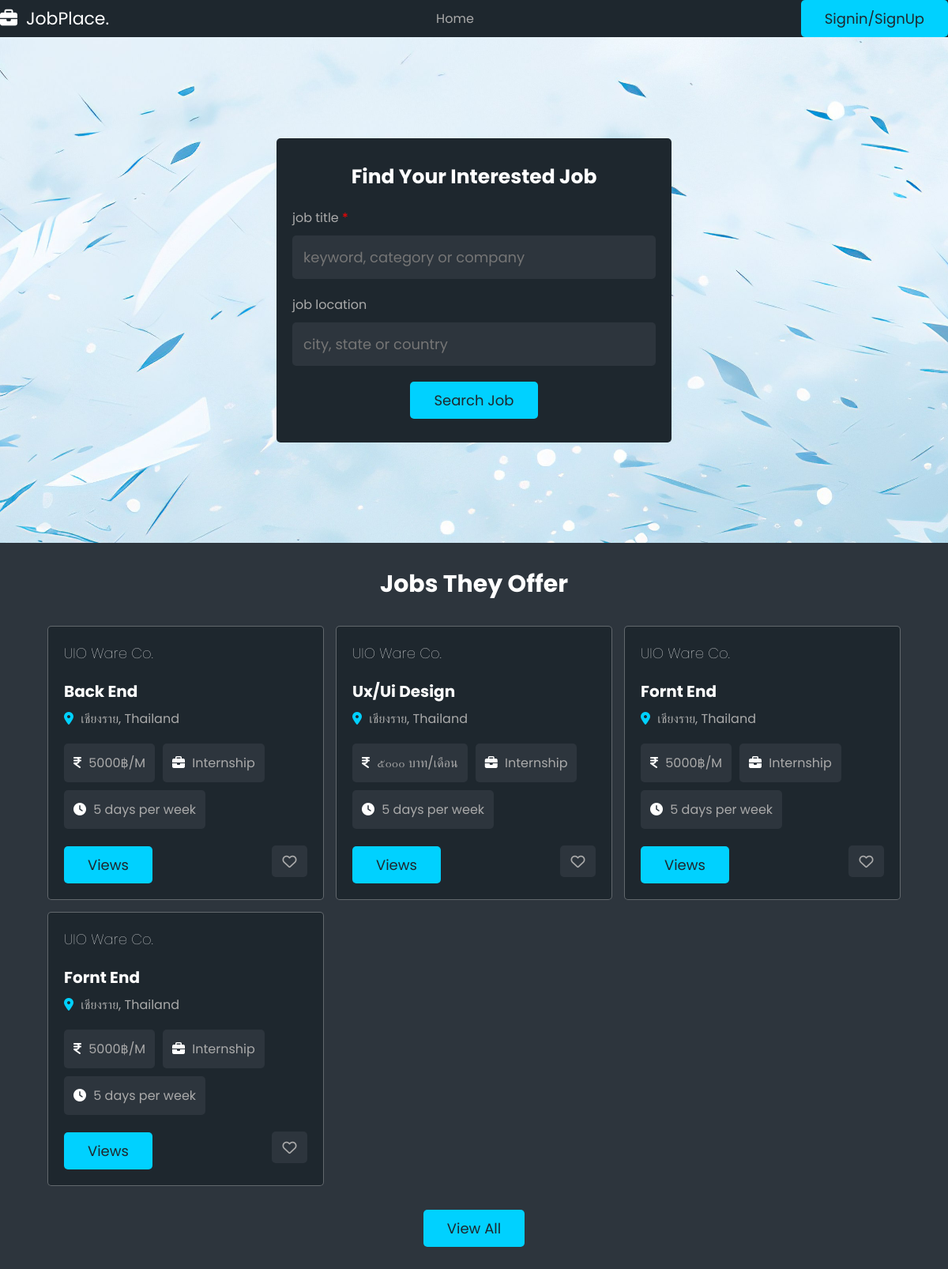
The app's page /, older data.
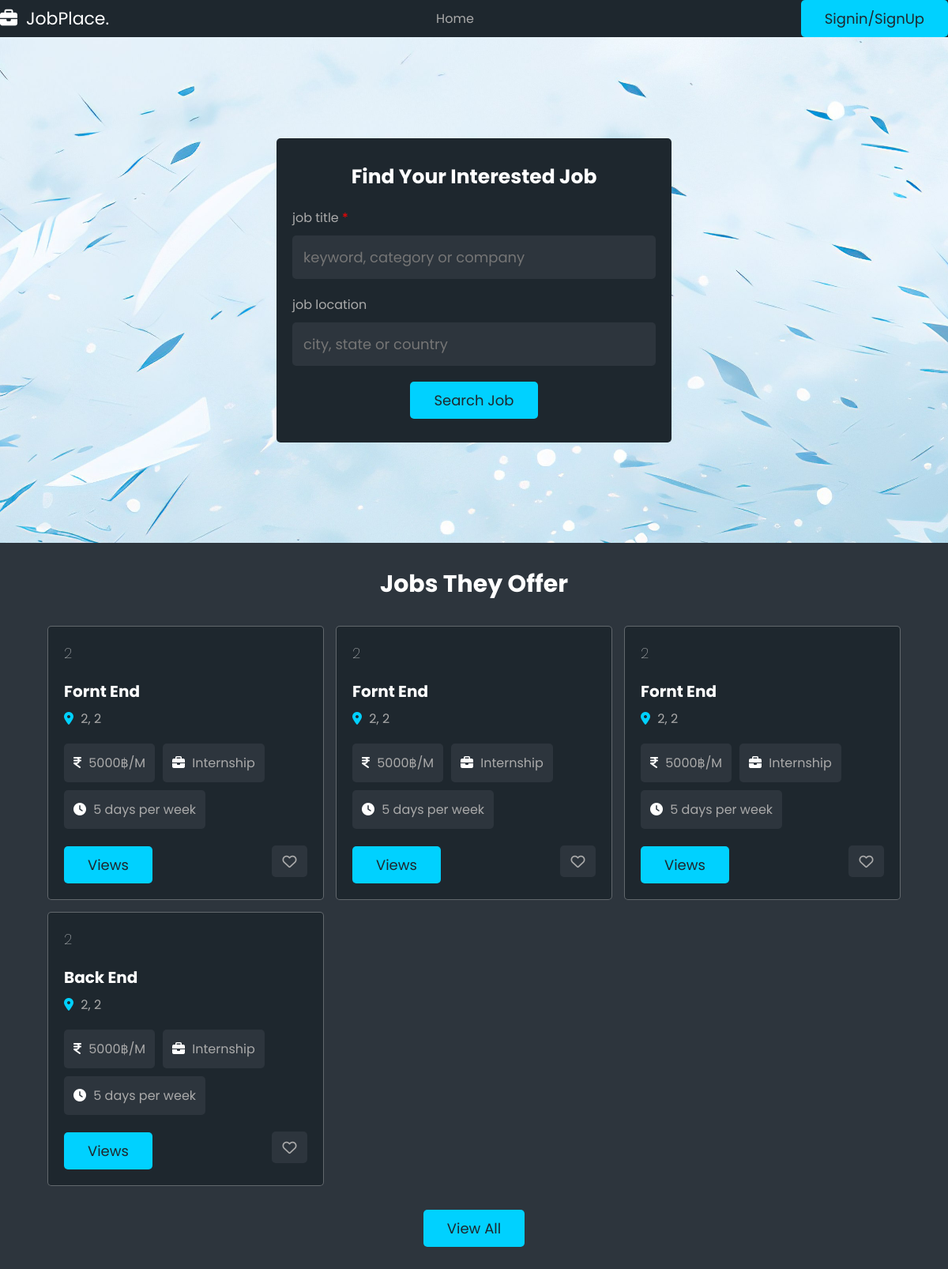
The same page, newer data.
### usertype/models.py (models this page shows, shortened)
class Job(models.Model):
    jobname = models.CharField(max_length=255)
    jobdes = models.CharField(max_length=255)
    worktype = models.CharField(max_length=255)
    quality = models.CharField(max_length=255)
    benefit = models.CharField(max_length=255)
    workstart = models.TimeField()
    workend = models.TimeField()
    workday = models.CharField(max_length=255)
    requirement = models.CharField(max_length=255)
    qualifications = models.CharField(max_length=255)
    skills = models.CharField(max_length=255)
    company = models.CharField(max_length=255)
    city = models.CharField(max_length=255)
    country = models.CharField(max_length=255)

### usertype/views.py (the view)
# urls.py: path("", views.home_view, name="home"),  # Home page
def home_view(request):
    jobs = Job.objects.all()
    return render(request, "usertype/home.html", {"jobs": jobs})

### usertype/templates/usertype/home.html (shortened to what this page needs)
<!DOCTYPE html>
<html lang="en">
  {% load static %}
  <head>
    <link rel="stylesheet" href="{% static "css/style.css" %}" />
  </head>
  <body>
  {% include "navbarmain.html" %}
    <div class="home-container">
      <section class="home">
        <form action="" method="post">
          <h3>find your interested job</h3>
          <p>job title <span>*</span></p>
          <input
            type="text"
            name="title"
            placeholder="keyword, category or company"
            required
            maxlength="20"
            class="input"
          />
          <p>job location</p>
          <input
            type="text"
            name="location"
            placeholder="city, state or country"
            required
            maxlength="50"
            class="input"
          />
          <input type="submit" value="search job" name="search" class="btn" />
        </form>
      </section>
    </div>
    <section class="jobs-container">
      <h1 class="heading">jobs they offer</h1>
      <div class="box-container">
        {% for job in jobs %}
        <div class="box">
            <div class="company">
                <div>
                    <h3>{{ job.company }}</h3>
                </div>
            </div>
            <h3 class="job-title">{{ job.jobname }}</h3>
            <p class="location">
                <i class="fas fa-map-marker-alt"></i> <span>{{ job.city }}, {{job.country }}</span>
            </p>
            <div class="tags">
                <p>
                    <i class="fas fa-indian-rupee-sign"></i> <span>{{ job.benefit }}</span>
                </p>
                <p><i class="fas fa-briefcase"></i> <span>{{ job.worktype }}</span></p>
                <p><i class="fas fa-clock"></i> <span>{{ job.workday }}</span></p>
            </div>
            <div class="flex-btn">
                <a href="{% url 'view_job' job.id %}" class="btn">Views</a>
                <button type="submit" class="far fa-heart" name="save"></button>
            </div>
        </div>
      {% endfor %}
      </div>
      <div style="text-align: center; margin-top: 2rem">
        <a href="jobs.html" class="btn">view all</a>
      </div>
    </section>
    <section></section>
  </body>
</html>

### usertype/templates/navbarmain.html (shortened to what this page needs)
<header class="header">
  <s class="flex">
    <a href="#" class="logo"><i class="fas fa-briefcase"></i> JobPlace.</a>
    <nav class="navbar">
      <a href="{% url 'home' %}">home</a>
    </nav>
    {% if user.is_authenticated %} {% if user.role == 'STUDENT' %}
    <a
      href="{% url 'profile' role='STUDENT' username=user.username %}"
      class="btn"
      style="margin-top: 0"
      >{{ user.username }}</a
    >
    {% elif user.role == 'COMPANY' %}
    <a
      href="{% url 'profile' role='COMPANY' username=user.username %}"
      class="btn"
      style="margin-top: 0"
      >{{ user.username }}</a
    >
    {% endif %} {% else %}
    <a href="{% url 'login_page' %}" class="btn" style="margin-top: 0"
      >Signin/SignUp</a
    >
    {% endif %}
  </s>
</header>

### static/css/style.css (style rules this page uses)
:root { --main-color: #00d1ff; --red: red; --light-color: #aaa; --light-bg: #2d353d; --black: #1e272e; --white: #fff; --box-shadow: none; --border: 0.1rem solid rgba(255, 255, 255, 0.3); }
* { font-family: "Poppins", sans-serif; margin: 0; padding: 0; box-sizing: border-box; text-decoration: none; outline: none; border: none; }
html { font-size: 62.5%; overflow-x: hidden; scroll-padding-top: 7rem; scroll-behavior: smooth; }
body { background-color: var(--light-bg); }
section { padding: 2rem; margin: 0 auto; max-width: 1200px; }
.heading { text-align: center; margin-bottom: 2rem; font-size: 3rem; color: var(--white); text-transform: capitalize; padding: 1rem 0; }
.btn { display: inline-block; margin-top: 1rem; padding: 1rem 3rem; cursor: pointer; font-size: 1.8rem; color: var(--black); background-color: var(--main-color); border-radius: 0.5rem; text-transform: capitalize; text-align: center; }
.flex-btn { display: flex; align-items: center; justify-content: space-between; column-gap: 1rem; flex-wrap: wrap; }
.header { position: sticky; top: 0; left: 0; right: 0; background-color: var(--black); z-index: 1000; }
.header .flex { position: relative; display: flex; align-items: center; justify-content: space-between; }
.header .flex .logo { font-size: 2.2rem; color: var(--white); }
.header .flex .logo i { margin-right: 0.5rem; }
.header .flex .navbar a { display: inline-block; padding: 1rem 1.5rem; font-size: 1.6rem; color: var(--light-color); border-radius: 0.5rem; text-transform: capitalize; }
.home-container { background: url("../images/background.jpg"); background-size: cover; background-position: center; background-attachment: fixed; background-blend-mode: color; }
.home-container .home { min-height: 80vh; display: flex; align-items: center; justify-content: center; }
.home-container .home form { background-color: var(--black); width: 50rem; border-radius: 0.5rem; padding: 3rem 2rem; text-align: center; }
.home-container .home form h3 { font-size: 2.5rem; color: var(--white); margin-bottom: 1rem; text-transform: capitalize; }
.home-container .home form p { text-align: left; font-size: 1.6rem; color: var(--light-color); padding-top: 1rem; }
.home-container .home form p span { color: var(--red); }
.home-container .home form .input { width: 100%; border-radius: 0.5rem; margin: 1rem 0; background-color: var(--light-bg); padding: 1.4rem; font-size: 1.8rem; color: var(--white); }
.jobs-container .box-container { display: grid; grid-template-columns: repeat(auto-fit, 35rem); gap: 1.5rem; align-items: flex-start; justify-content: center; }
.jobs-container .box-container .box { background-color: var(--black); border-radius: 0.5rem; border: var(--border); padding: 2rem; overflow-x: hidden; }
.jobs-container .box-container .box .company { display: flex; align-items: center; gap: 1.5rem; margin-bottom: 1.5rem; }
.jobs-container .box-container .box .company h3 { font-size: 1.8rem; color: var(--white); text-overflow: ellipsis; overflow-x: hidden; text-transform: capitalize; padding-bottom: 0.5rem; font-weight: lighter; }
.jobs-container .box-container .box .job-title { font-size: 2rem; color: var(--white); text-transform: capitalize; overflow-x: hidden; text-overflow: ellipsis; }
.jobs-container .box-container .box .location { padding: 0.7rem 0; font-size: 1.6rem; color: var(--light-color); }
.jobs-container .box-container .box .location i { margin-right: 0.5rem; color: var(--main-color); }
.jobs-container .box-container .box .tags { display: flex; flex-wrap: wrap; gap: 1rem; margin: 1.2rem 0; }
.jobs-container .box-container .box .tags p { padding: 1.2rem; border-radius: 0.5rem; background-color: var(--light-bg); font-size: 1.6rem; color: var(--light-color); }
.jobs-container .box-container .box .tags p i { margin-right: 0.5rem; color: var(--white); }
.jobs-container .box-container .box .fa-heart { background-color: var(--light-bg); border-radius: 0.5rem; color: var(--light-color); font-size: 1.8rem; cursor: pointer; height: 4rem; width: 4.5rem; line-height: 4rem; }

Row changes from the older to the newer data that the page shows:
changed Job (number 1 of 4 on the later page): company "UIO Ware Co." → "2"; jobname "Back End" → "Fornt End"; city "เชียงราย" → "2"; country "Thailand" → "2"
changed Job (number 2 of 4 on the later page): company "UIO Ware Co." → "2"; jobname "Ux/Ui Design" → "Fornt End"; city "เชียงราย" → "2"; country "Thailand" → "2"; benefit "๕๐๐๐ บาท/เดือน" → "5000฿/M"
changed Job (number 3 of 4 on the later page): company "UIO Ware Co." → "2"; city "เชียงราย" → "2"; country "Thailand" → "2"
changed Job: company "UIO Ware Co." → "2"; jobname "Fornt End" → "Back End"; city "เชียงราย" → "2"; country "Thailand" → "2"
